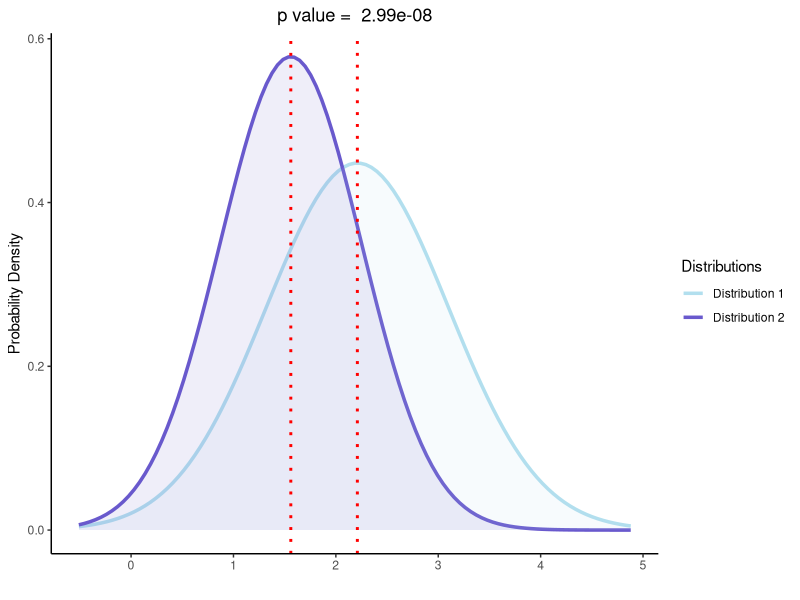

The R source for this figure:
if(!require(ggplot2)){install.packages('ggplot2')}
library(ggplot2)

# code should work as long as standard deviation is positive; means can be positive or negative
# assumption is that each group has 100 subjects
# two tailed test, unequal variances assumed 

mean1 <- 2.21
sd1 <- .89

mean2 <- 1.56
sd2 <- .69

# defining upper and lower boundaries for x axis

upper_x_possible_1 <- mean1+3*sd1
upper_x_possible_2 <- mean2+3*sd2

if(upper_x_possible_1 > upper_x_possible_2){
  upper_x <- upper_x_possible_1
} else {
  upper_x <- upper_x_possible_2
}

lower_x_possible_1 <- mean1-3*sd1
lower_x_possible_2 <- mean2-3*sd2 

if(lower_x_possible_1 < lower_x_possible_2) {
  lower_x <- lower_x_possible_1
} else {
  lower_x <- lower_x_possible_2
}

# creating the distributions

dis_1 <- ggplot(data.frame(x=c(lower_x,upper_x)),aes(x=x))
dis_2 <- dis_1 + stat_function(fun=dnorm, size=1.2, args=list(mean=mean1, sd=sd1), aes(col="Distribution 1"))
dis_3 <- dis_2 + stat_function(fun=dnorm, size=1.2, args=list(mean=mean2, sd=sd2), aes(col="Distribution 2"))
dis_4 <- dis_3 + theme_classic()
dis_5 <- dis_4 + scale_colour_manual("Distributions", values= c("lightblue2","slateblue3"))

# calculating t value and critical value

variance_1 <- sd1^2
variance_2 <- sd2^2

mean_dif <- mean1-mean2
sample_error_sum <- sqrt(variance_1/100 + variance_2/100)
t_value <- mean_dif/sample_error_sum
critical_value <- qt(p=.05/2, df=198, lower.tail=FALSE)

# calculating p value to generate as title

p_value <- 2*(1-pt(abs(t_value), 198))
p_value_rounded <- signif(p_value, digits=3)
p_string <- paste("p value = ", p_value_rounded, sep = " ")

# creating functions to shade regions 

ShadeRegion1 <- function(x) {
  y <- dnorm(x, mean=mean1, sd=sd1)
  return(y)
}

ShadeRegion2 <- function(x) {
  y <- dnorm(x, mean=mean2, sd=sd2)
  return(y)
}

# shading regions and fixing labels

dis_6 <- dis_5 + stat_function(fun=ShadeRegion1, geom= "area", fill="lightblue2", alpha=0.1)
dis_7 <- dis_6 + stat_function(fun=ShadeRegion2, geom= "area", fill="slateblue3", alpha=0.1)
dis_8 <- dis_7 + xlab("") + ylab("Probability Density") + ggtitle(p_string) + theme(plot.title = element_text(hjust = 0.5))

# vertical lines represent the means; will turn red if you can reject the null and green if you cannot 

if(abs(t_value)>=critical_value) {
  dis_9 <- dis_8 + geom_vline(xintercept=mean1, lty="dotted", col="red", size=1)
  dis_10 <- dis_9 + geom_vline(xintercept=mean2, lty="dotted", col="red", size=1)
  dis_10
} else {
  dis_9 <- dis_8 + geom_vline(xintercept=mean1, lty="dotted", col="green", size=1)
  dis_10 <- dis_9 + geom_vline(xintercept=mean2, lty="dotted", col="green", size=1)
  dis_10
}